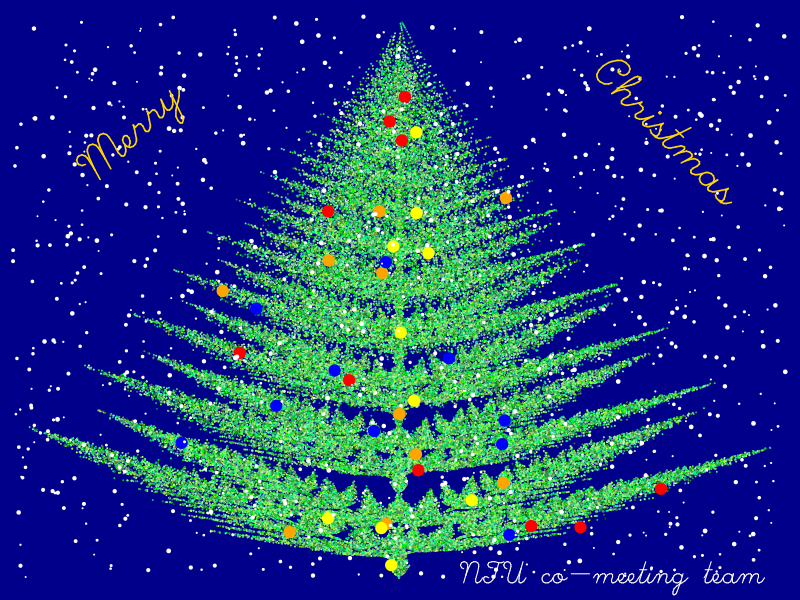

Generate this figure with R:
# http://blogs.sas.com/content/iml/2012/12/14/a-fractal-christmas-tree/
# Each row is a 2x2 linear transformation 
# Christmas tree 
L <-  matrix(
  c(0.03,  0,     0  ,  0.1,
    0.85,  0.00,  0.00, 0.85,
    0.8,   0.00,  0.00, 0.8,
    0.2,  -0.08,  0.15, 0.22,
    -0.2,   0.08,  0.15, 0.22,
    0.25, -0.1,   0.12, 0.25,
    -0.2,   0.1,   0.12, 0.2),
  nrow=4)
# ... and each row is a translation vector
B <- matrix(
  c(0, 0,
    0, 1.5,
    0, 1.5,
    0, 0.85,
    0, 0.85,
    0, 0.3,
    0, 0.4),
  nrow=2)

prob = c(0.02, 0.6,.08, 0.07, 0.07, 0.07, 0.07)

# Iterate the discrete stochastic map 
N = 1e5 #5  #   number of iterations 
x = matrix(NA,nrow=2,ncol=N)
x[,1] = c(0,2)   # initial point
k <- sample(1:7,N,prob,replace=TRUE) # values 1-7 

for (i in 2:N) 
  x[,i] = crossprod(matrix(L[,k[i]],nrow=2),x[,i-1]) + B[,k[i]] # iterate 

range(x)

# Plot the iteration history 
png('card.png')
par(bg='darkblue',mar=rep(0,4))    
plot(x=x[1,],y=x[2,],
     col=grep('green',colors(),value=TRUE),
     axes=FALSE,
     cex=.1,
     xlab='',
     ylab='' )#,pch='.')

bals <- sample(N,40)
points(x=x[1,bals],y=x[2,bals]-.1,
       col=c('red','blue','yellow','orange'),
       cex=1.5,
       pch=19
)

points(x=runif(1000, -1,1),y=runif(1000, 0,10),
       col=c('white'),
       cex=runif(1000, 0.1,0.5),
       pch=19
)

text(x=-.7,y=8,
     labels='Merry',
     adj=c(.5,.5),
     srt=45,
     vfont=c('script','plain'),
     cex=3,
     col='gold'
)
text(x=0.7,y=8,
     labels='Christmas',
     adj=c(.5,.5),
     srt=-45,
     vfont=c('script','plain'),
     cex=3,
     col='gold'
)

text(x=0.55,y=0.1,
     labels='NTU co-meeting team',
     adj=c(.5,.5),
     vfont=c('script','plain'),
     cex=2,
     col='white'
)
dev.off()